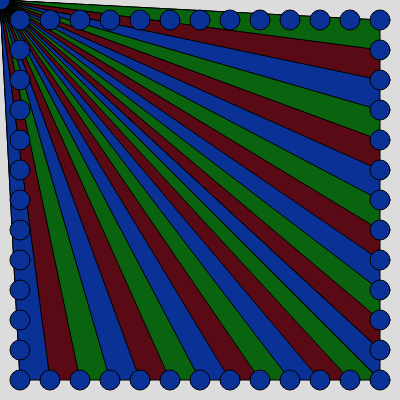
Frame 1 (no input)
Frame 60 (no input): identical to frame 1, image omitted
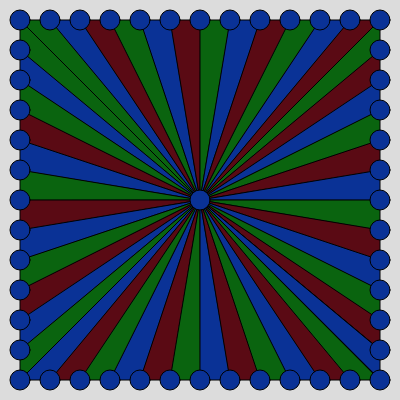
Frame 120 (the mouse pressed at the canvas centre since frame 60)

The p5.js sketch that drew these frames (run headless with seeded random() and noise() and a simulated clock; from frame 60 on, the mouse is pressed at the canvas centre):

// p5.js sketch
// ── sketch.js
// Drawing with Loops 1
// Mr. Scott
// February 27, 2024
// Using Loops + Arrays to create some visualizations

//Global Variables
let xPos, yPos;   //declaration only...
let color = 0;

function setup() {
  createCanvas(400 , 400);
  xPos = [];
  yPos = [];
  wallsLoop();
}

function draw() {
  background(220);
  trianglesLoop();
  circlesAndMouseLoop();
}

function flipColours(){
  if(color===0){
    fill(90,10,20);
    color=1;
  } else if(color===1){
    fill(10,100,15);
    color=2;
  } else if(color===2){
    fill(10,50,150);
    color=0;
  }
}

/*
function mousePressed(){
  //this calls automatically on a mousePress
  xPos.push(mouseX);
  yPos.push(mouseY);
}
*/

/*
function initWithLoops(){
  for(let x = 10; x < width; x+=20){
    xPos.push(x);
    yPos.push(height/2);
  }
}
*/

function wallsLoop(){
  for(let y = (height*0.05); y < height; y+=30){
    if(y===(height*0.05)||y===(height*0.95)){
      for(let x = (width*0.05); x < width; x+=30){
        xPos.push(x);
        yPos.push(y);
      }
    } else {
        yPos.push(y);
        xPos.push(width*0.05)
        yPos.push(y);
        xPos.push(width*0.95)
      }
  }
}

function circlesAndMouseLoop(){
  // a hopefully slightly more elegant version...
  let i = 0;
  while(i < xPos.length){
    let xCurr = xPos[i];
    let yCurr = yPos[i];
    /*
    if(i>=1){
      let yLast = yPos[i-1];
      let xLast = xPos[i-1];
      triangle(xCurr,yCurr,mouseX,mouseY,xLast,yLast);
    }*/
    circle(xCurr,yCurr,20);
    i++; 
  }
  circle(mouseX, mouseY, 20);
}

function trianglesLoop(){
  let i = 0;
  while(i < xPos.length){
    flipColours();
    let xCurr = xPos[i];
    let yCurr = yPos[i];
    let xLast = xPos[i-1];
    let yLast = yPos[i-1];
    let xNext = xPos[i+1];
    let yNext = yPos[i+1];
    if(yPos[i]===((height*0.05)+30) && xPos[i]===(width*0.05)){
      triangle(xCurr,yCurr,xPos[0],yPos[0],mouseX,mouseY);
    }
    if(yPos[i]>=(height*0.95)-30 && xPos[i]>=(width*0.95)){
      triangle(xCurr,yCurr,xCurr,((height*0.95)-30),mouseX,mouseY);
    }

    if((yPos[i]<=(height*0.05))){
      triangle(xCurr,yCurr,xLast,yLast,mouseX,mouseY);
    } else if (yPos[i]>=(height*0.95)) {
      triangle(xNext,yNext,xCurr,yCurr,mouseX,mouseY);
    } else if (i>=1){
      triangle(xNext,yNext,xLast,yLast,mouseX,mouseY);
    }
    i++
  }
}
